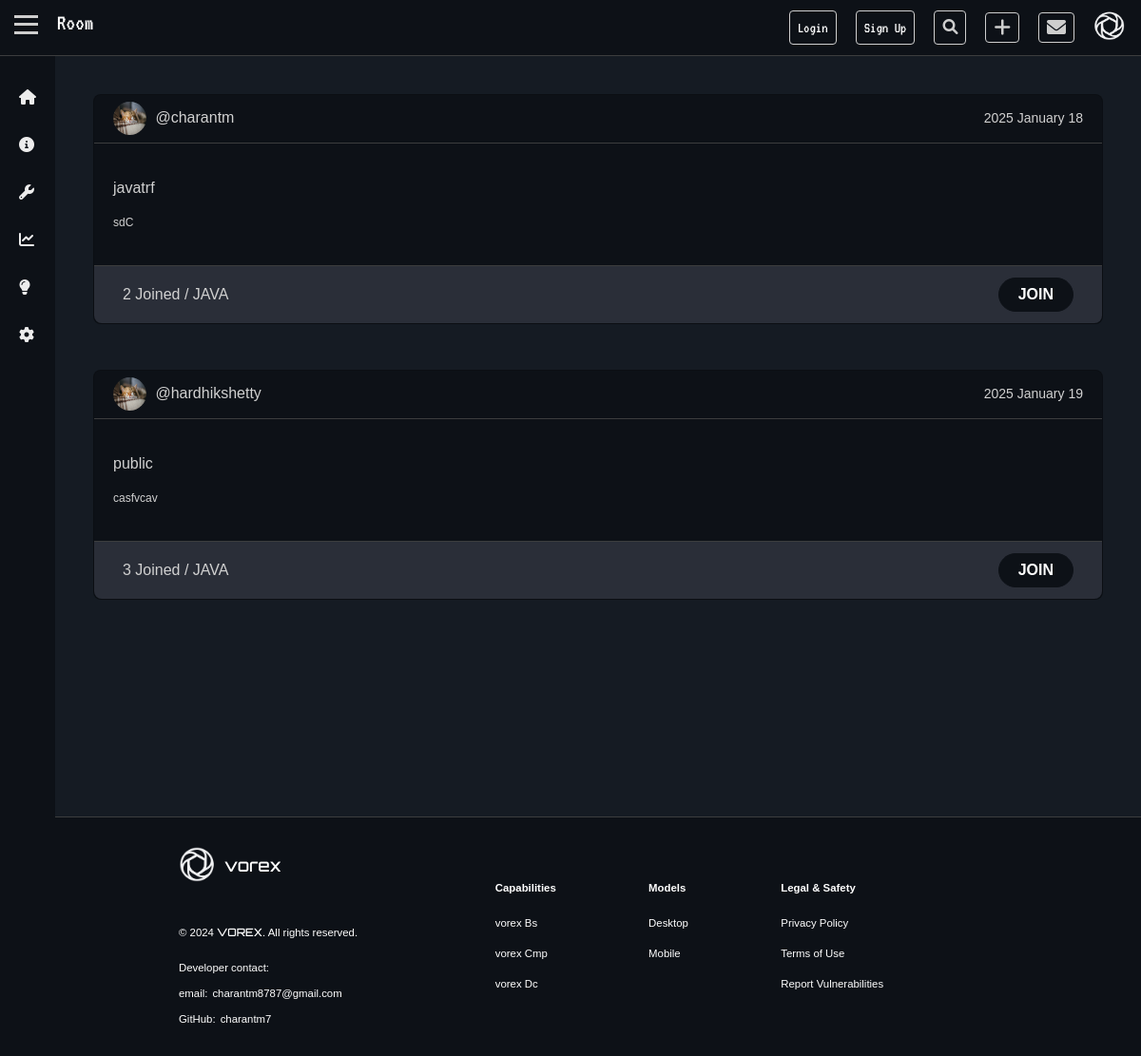
/JAVA/, run on an earlier commit of the app's database.
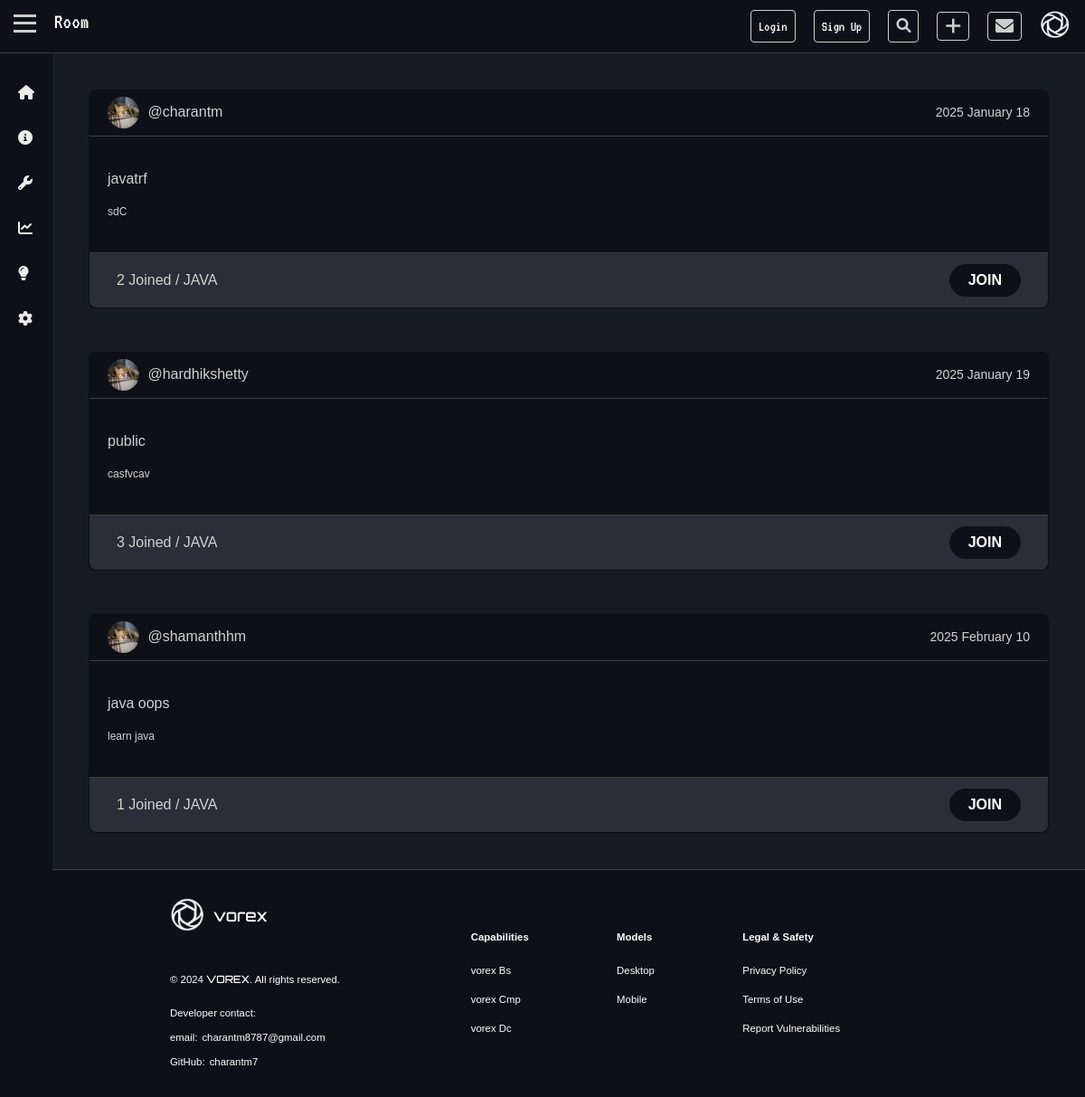
And on a later commit of the database.
### base/models.py (models this page shows, shortened)
class Room(models.Model):
    created_by = models.ForeignKey(User, on_delete=models.CASCADE,related_name="rooms",null=True)
    name = models.CharField(max_length=50)
    tags = models.ManyToManyField(Tag, related_name="rooms")
    description = models.TextField(blank=True, null=True)
    created_at = models.DateTimeField(auto_now_add=True)
    updated_at = models.DateTimeField(auto_now=True)
    is_private = models.BooleanField(default=False)
    members_count = models.ManyToManyField(User, related_name="member_count")
    def member_count(self):
        return self.members_count.count()

class Tag(models.Model):
    name = models.CharField(max_length=500, unique=True)

### base/views.py (the view)
# urls.py: path('<str:tag_name>/',views.tag, name='Tag'),
def tag(request, tag_name):
    tag = get_object_or_404(Tag, name=tag_name)
    room = Room.objects.filter(tags=tag)
    context = {'tag': tag, 'rooms': room}
    return render(request, 'base/tags.html', context)

### base/templates/base/tags.html (shortened to what this page needs)
{% extends 'base.html' %} {% load static %}  {% block nav %}
<h4>Room</h4>
{% endblock %} {% block link %}
<link rel="stylesheet" href="{% static 'css/tags.css' %}" />
{% endblock %} {% block content %}
<div class="tag-rooms">
  <div class="row g-5">
    {% for room in rooms %}
    <div class="col-md-6 col-lg-12 col-md-12">
      <div class="card">
        <div class="card-top">
          <div class="card-top-left">
            <img
              src="{% static 'assets/2019_07_29_77135_1564383613._large.jpg' %}"
              alt=""
            />
            <a href="#">@{{room.created_by.username}}</a>
          </div>
          <small>{{room.created_at|date:"Y F j"}}</small>
        </div>
        <div class="card-mid">
          <a href="{% url 'Rooms' room.pk %}">{{room.name}}</a>
          <small>{{room.description}}</small>
        </div>
        <div class="card-bottom">
          <p>
            {{room.member_count}} Joined / {% for tag in room.tags.all %}
            <a href="{% url 'Tag' tag.name %}">{{ tag.name }}</a>
            {% endfor %}
          </p>
          <button><b>JOIN</b></button>
        </div>
      </div>
    </div>
    {% endfor %}
  </div>
</div>
{% endblock %}

What changed in the data, as far as the page shows it:
added Room: created_by.username "shamanthhm", created_at "2025 February 10", name "java oops", description "learn java", member_count "1", Tag (name "JAVA")
